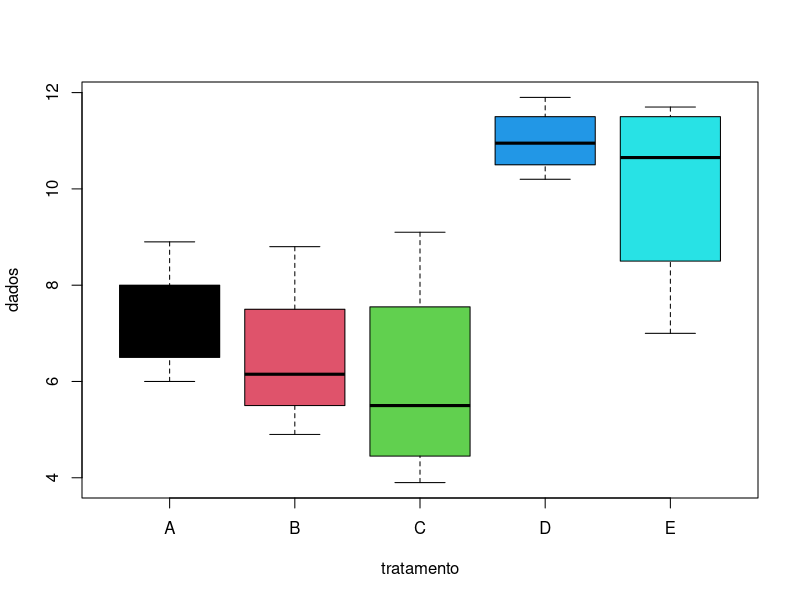

The R source for this figure:
## ---- chunk 1
dados = c (
  7.1, 8.9, 6.0, 7.0,
  6.2, 8.8, 4.9, 6.1,
  6.0, 5.0, 9.1, 3.9,
  11.1, 10.8, 10.2, 11.9,
  7.0, 11.3, 10.0, 11.7
)
## ---- chunk 2
tratamento = factor(rep(1:5, each = 4), label = c ("A", "B", "C", "D", "E"))
tratamento

boxplot(dados ~ tratamento, col = c(1,2,3,4,5))
## ---- chunk 3
modelo = aov(dados ~ tratamento)
summary(modelo)
